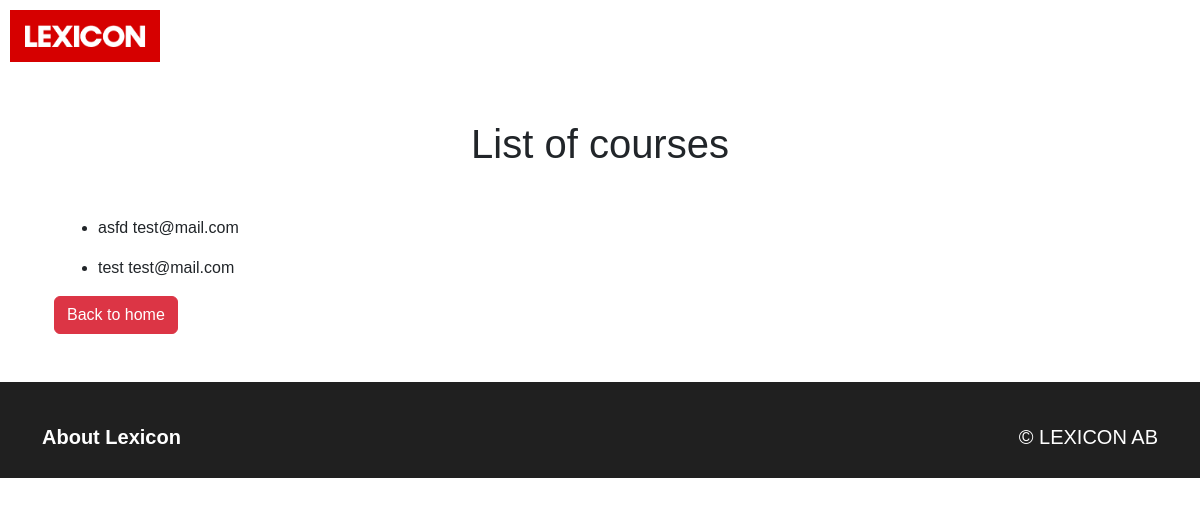
The app's page /student_admin/ with its own data.
### Lexicon_App/models.py (models this page shows, shortened)
class Student(models.Model):
    student_ID = models.AutoField(primary_key=True)
    name = models.CharField(max_length=100)
    email = models.EmailField(max_length=100)
    password = models.CharField(max_length=100)
    social_security_number = models.CharField(max_length=20)
    postal_address = models.CharField(max_length=200)
    knowledge_level = models.CharField(max_length=100)
    GDPR_consent = models.BooleanField(default=False)
    language_proficiency = models.CharField(max_length=200)
    cv = models.FileField(upload_to='cv/', null=True, blank=True)
    linkedin_profile = models.URLField(null=True, blank=True)
    github_profile = models.URLField(null=True, blank=True)
    portfolio_profile = models.URLField(null=True, blank=True)

### Lexicon_App/views.py (the view)
# urls.py: path('student_admin/', views.students, name="students"),
def students(request):
    data = Student.objects.order_by('name')
    context = {'student_data': data }
    return render(request,"students.html", context)

### Lexicon_App/templates/students.html
{% extends "base.html" %} {% load static %} {% block content %}
<h1 class="text-center">List of courses</h1>
<div class="container">
<br />
<div class="container-fluid mt-3">
    {% if student_data %}
        {% for student in student_data %}
            <ul>
                <li>{{ student.name }} {{ student.email }}</li>
            </ul>
        {% endfor %}
    {% endif %}
</div>
<a href="{% url 'welcome_admin' %}"
<button type="button" class="btn btn-danger">Back to home</button></a>
{% endblock %}

### Lexicon_App/templates/base.html (style rules this page uses)
body { font-family: "Whitney SSm A", "Whitney SSm B", arial, sans-serif; }

### records on screen
Student: name "asfd", email "test@mail.com"
Student: name "test", email "test@mail.com"
